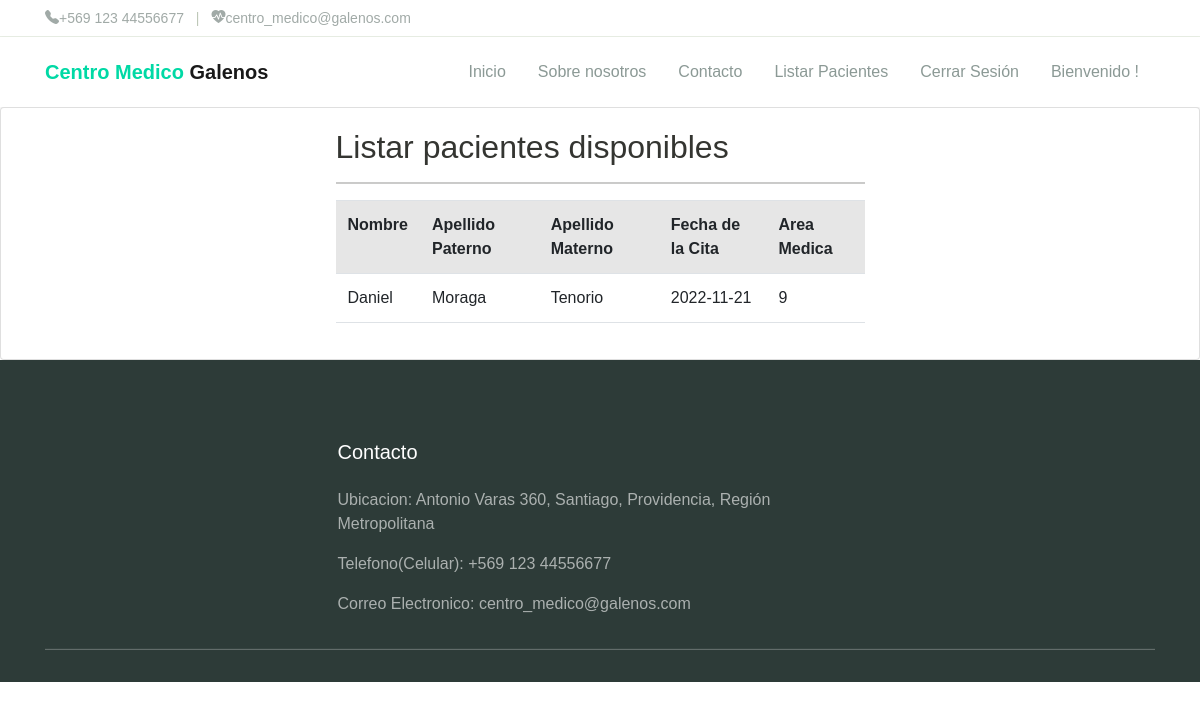
The app's page /listar-pacientes/ (signed in) with its own data.
### app/models.py (models this page shows, shortened)
class Cita(models.Model):
    nombre = models.CharField(max_length=50)
    apellido_paterno = models.CharField(max_length=15)
    apellido_materno = models.CharField(max_length=15)
    fecha_consulta = models.DateField()
    correo = models.EmailField()
    prevision_salud = models.IntegerField(choices=opciones_previsiones)
    area_medica = models.IntegerField(choices=opciones_areas_medicas)

### app/views.py (the view)
# urls.py: path('listar-pacientes/',listar_pacientes,name="listar_pacientes"),
@permission_required('app.view_paciente')
def listar_pacientes(request):
    pacientes = Cita.objects.all()
    data = {
        'pacientes': pacientes
    }
    return render(request, 'app/pacientes/listar.html',data)

### app/templates/app/pacientes/listar.html
{% extends 'app/base.html' %}
{% block contenido %}
<div class="card">
    <div class="col-md-6 offset-md-3">
        <div class="card-body">
            <h2>Listar pacientes disponibles</h2>
            <hr>
            <table class="table table-striped table-hover tab-responsive-sm">
                <tr>
                    <th>Nombre</th>
                    <th>Apellido Paterno</th>
                    <th>Apellido Materno</th>
                    <th>Fecha de la Cita</th>
                    <th>Area Medica</th>
                </tr>
                {% for c in pacientes %}
                <tr>
                    <td>{{ c.nombre | title }}</td>
                    <td>{{ c.apellido_paterno | capfirst }}</td>
                    <td>{{ c.apellido_materno | capfirst }}</td>
                    <td>{{ c.fecha_consulta | capfirst }}</td>
                    <td>{{ c.area_medica | title }}</td>
                </tr>
                {% endfor %}
            </table>
        </div>
    </div>
</div>
{% endblock%}

### app/static/app/css/theme.css (style rules this page uses)
:root { --primary: #0d6efd;; --accent: #FF3D85; --secondary: #6c757d; --warning: #ffc107; --info: #0dcaf0; --danger: #dc3545; --success: #198754; --dark: #212529; --light: #f8f9fa; --cs: #596261; --grey: #6E807A; }
body { font-family: "Source Sans Pro", sans-serif; line-height: 1.5; color: #343531; }

### records on screen
Cita: nombre "Daniel", apellido_paterno "Moraga", apellido_materno "Tenorio", fecha_consulta "2022-11-21", area_medica "9"
